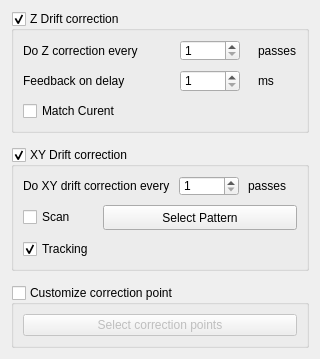
<?xml version="1.0" encoding="UTF-8"?>
<ui version="4.0">
 <class>Correction</class>
 <widget class="QWidget" name="Correction">
  <property name="geometry">
   <rect>
    <x>0</x>
    <y>0</y>
    <width>320</width>
    <height>359</height>
   </rect>
  </property>
  <property name="windowTitle">
   <string>Correction</string>
  </property>
  <layout class="QGridLayout" name="gridLayout_4">
   <property name="horizontalSpacing">
    <number>9</number>
   </property>
   <property name="verticalSpacing">
    <number>14</number>
   </property>
   <item row="1" column="0">
    <widget class="QGroupBox" name="groupBox_XYDrift_BetPasses">
     <property name="title">
      <string>XY Drift correction</string>
     </property>
     <property name="checkable">
      <bool>true</bool>
     </property>
     <layout class="QGridLayout" name="gridLayout_3">
      <property name="spacing">
       <number>9</number>
      </property>
      <item row="0" column="0" colspan="2">
       <widget class="QLabel" name="label_5">
        <property name="sizePolicy">
         <sizepolicy hsizetype="Expanding" vsizetype="Preferred">
          <horstretch>0</horstretch>
          <verstretch>0</verstretch>
         </sizepolicy>
        </property>
        <property name="text">
         <string>Do XY drift correction every</string>
        </property>
       </widget>
      </item>
      <item row="0" column="2">
       <widget class="QSpinBox" name="spinBox_DoXYDrift_XYDrift">
        <property name="sizePolicy">
         <sizepolicy hsizetype="Fixed" vsizetype="Fixed">
          <horstretch>0</horstretch>
          <verstretch>0</verstretch>
         </sizepolicy>
        </property>
        <property name="minimumSize">
         <size>
          <width>60</width>
          <height>20</height>
         </size>
        </property>
        <property name="minimum">
         <number>1</number>
        </property>
       </widget>
      </item>
      <item row="0" column="3">
       <widget class="QLabel" name="label_6">
        <property name="text">
         <string>passes</string>
        </property>
       </widget>
      </item>
      <item row="1" column="0">
       <widget class="QCheckBox" name="checkBox_Scan_XYDrift">
        <property name="text">
         <string>Scan</string>
        </property>
       </widget>
      </item>
      <item row="2" column="0">
       <widget class="QCheckBox" name="checkBox_Tracking_XYDrift">
        <property name="minimumSize">
         <size>
          <width>65</width>
          <height>0</height>
         </size>
        </property>
        <property name="text">
         <string>Tracking</string>
        </property>
        <property name="checked">
         <bool>true</bool>
        </property>
       </widget>
      </item>
      <item row="1" column="1" colspan="3">
       <widget class="QPushButton" name="pushButton_Pattern_XYDrift">
        <property name="minimumSize">
         <size>
          <width>0</width>
          <height>25</height>
         </size>
        </property>
        <property name="text">
         <string>Select Pattern</string>
        </property>
       </widget>
      </item>
     </layout>
    </widget>
   </item>
   <item row="2" column="0">
    <widget class="QGroupBox" name="groupBox_3">
     <property name="title">
      <string>Customize correction point</string>
     </property>
     <property name="checkable">
      <bool>true</bool>
     </property>
     <property name="checked">
      <bool>false</bool>
     </property>
     <layout class="QVBoxLayout" name="verticalLayout_2">
      <item>
       <widget class="QPushButton" name="pushButton_SelectPoint">
        <property name="text">
         <string>Select correction points</string>
        </property>
       </widget>
      </item>
     </layout>
    </widget>
   </item>
   <item row="0" column="0">
    <widget class="QGroupBox" name="groupBox_ZDrift_BetPasses">
     <property name="title">
      <string>Z Drift correction</string>
     </property>
     <property name="checkable">
      <bool>true</bool>
     </property>
     <layout class="QGridLayout" name="gridLayout">
      <property name="spacing">
       <number>9</number>
      </property>
      <item row="0" column="1" colspan="2">
       <widget class="QSpinBox" name="spinBox_DoZCorrection_ZDrift">
        <property name="sizePolicy">
         <sizepolicy hsizetype="Fixed" vsizetype="Fixed">
          <horstretch>0</horstretch>
          <verstretch>0</verstretch>
         </sizepolicy>
        </property>
        <property name="minimumSize">
         <size>
          <width>60</width>
          <height>20</height>
         </size>
        </property>
        <property name="alignment">
         <set>Qt::AlignLeading|Qt::AlignLeft|Qt::AlignVCenter</set>
        </property>
        <property name="minimum">
         <number>1</number>
        </property>
       </widget>
      </item>
      <item row="0" column="0">
       <widget class="QLabel" name="label">
        <property name="sizePolicy">
         <sizepolicy hsizetype="Expanding" vsizetype="Preferred">
          <horstretch>0</horstretch>
          <verstretch>0</verstretch>
         </sizepolicy>
        </property>
        <property name="text">
         <string>Do Z correction every</string>
        </property>
       </widget>
      </item>
      <item row="2" column="0">
       <widget class="QCheckBox" name="checkBox_MatchCurr_ZDrift">
        <property name="text">
         <string>Match Curent</string>
        </property>
       </widget>
      </item>
      <item row="0" column="3">
       <widget class="QLabel" name="label_2">
        <property name="sizePolicy">
         <sizepolicy hsizetype="Maximum" vsizetype="Preferred">
          <horstretch>0</horstretch>
          <verstretch>0</verstretch>
         </sizepolicy>
        </property>
        <property name="text">
         <string>passes</string>
        </property>
        <property name="margin">
         <number>0</number>
        </property>
        <property name="indent">
         <number>-1</number>
        </property>
       </widget>
      </item>
      <item row="1" column="0">
       <widget class="QLabel" name="label_3">
        <property name="text">
         <string>Feedback on delay</string>
        </property>
       </widget>
      </item>
      <item row="1" column="1">
       <widget class="QSpinBox" name="spinBox_Delay1_ZDrift">
        <property name="sizePolicy">
         <sizepolicy hsizetype="Fixed" vsizetype="Fixed">
          <horstretch>0</horstretch>
          <verstretch>0</verstretch>
         </sizepolicy>
        </property>
        <property name="minimumSize">
         <size>
          <width>60</width>
          <height>20</height>
         </size>
        </property>
        <property name="minimum">
         <number>1</number>
        </property>
        <property name="maximum">
         <number>1000</number>
        </property>
       </widget>
      </item>
      <item row="1" column="3">
       <widget class="QLabel" name="label_4">
        <property name="text">
         <string>ms</string>
        </property>
       </widget>
      </item>
     </layout>
    </widget>
   </item>
  </layout>
 </widget>
 <resources/>
 <connections/>
</ui>
